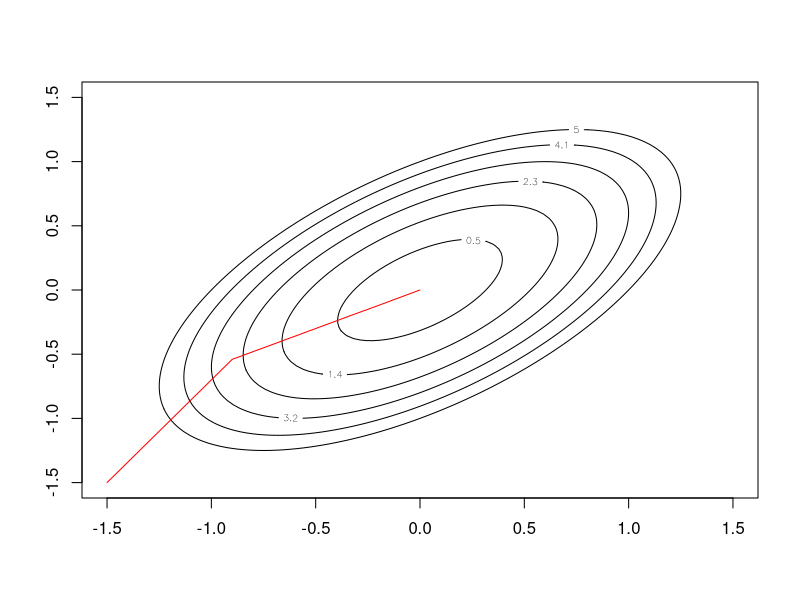
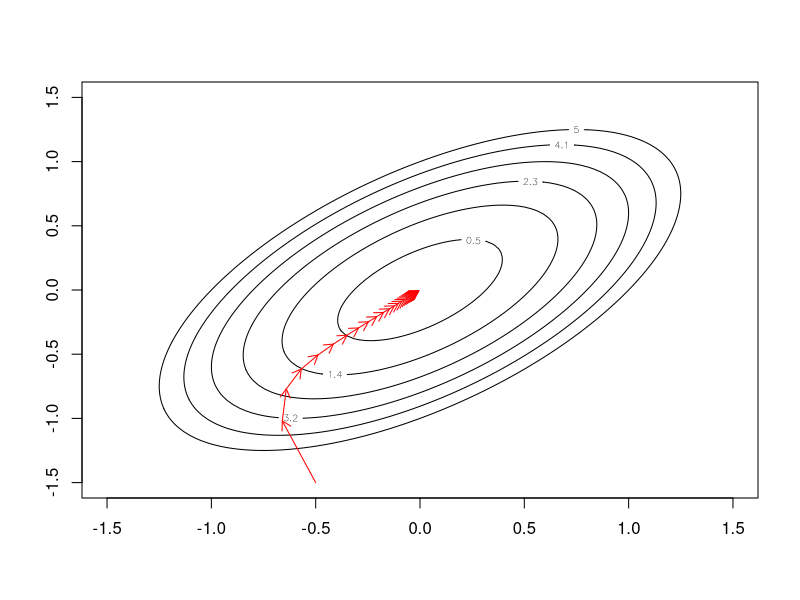
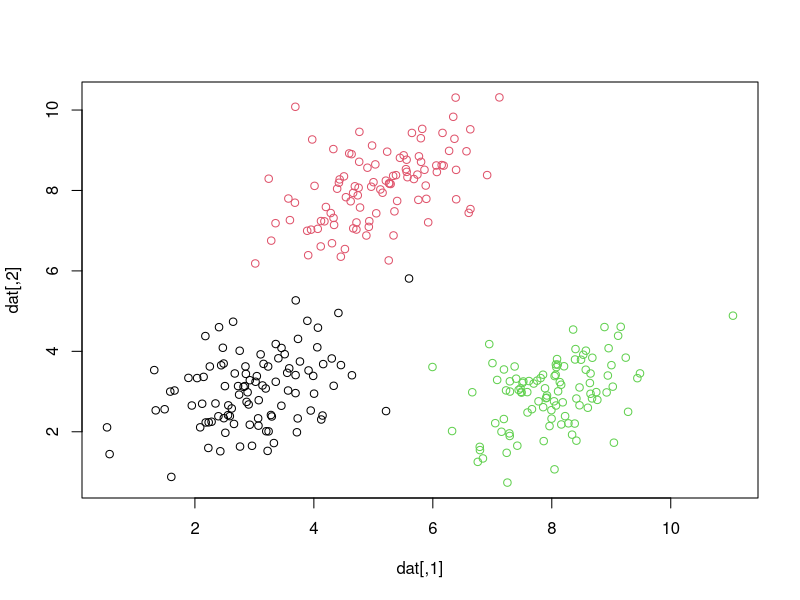
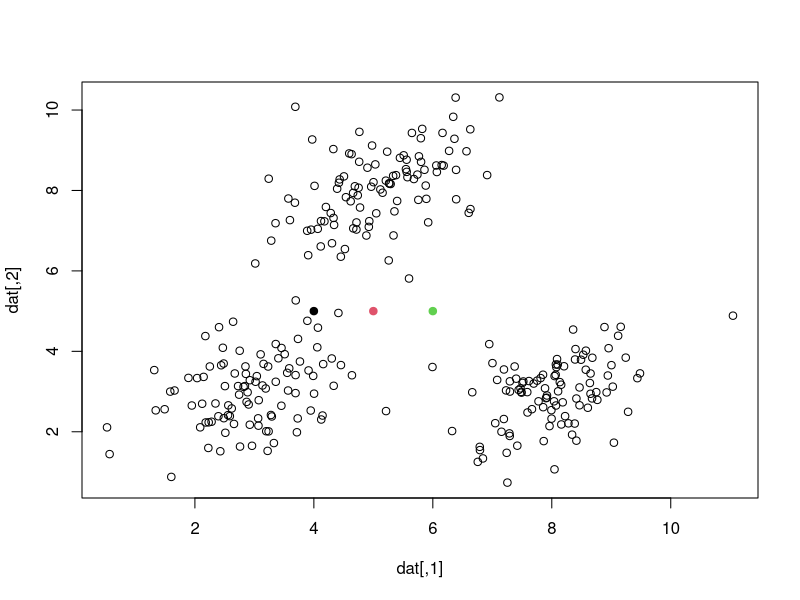
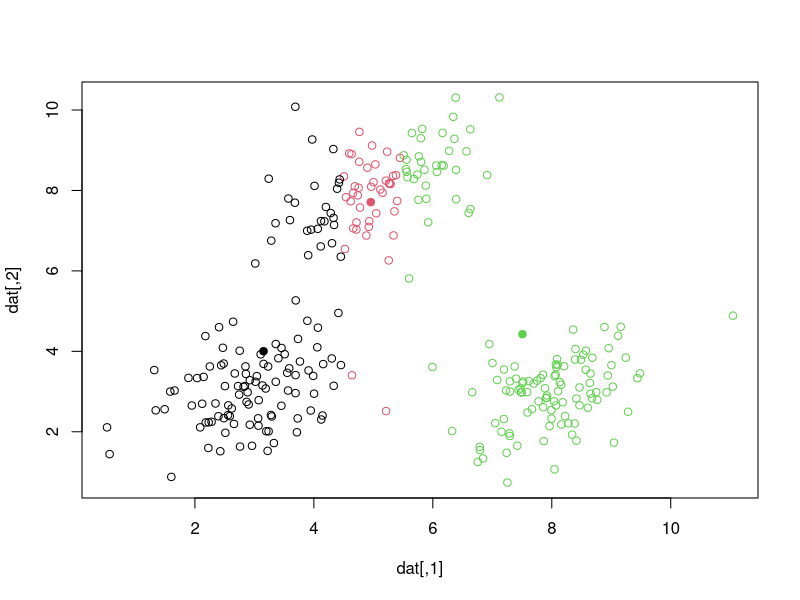
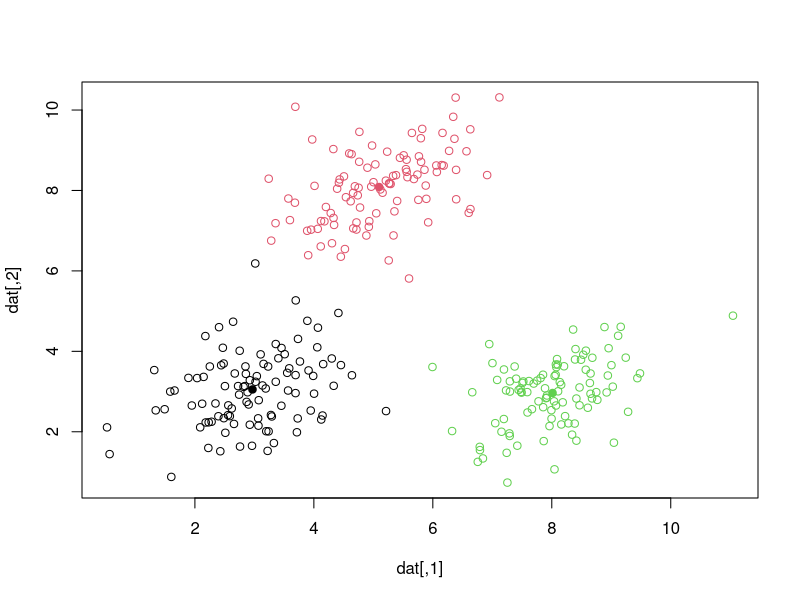
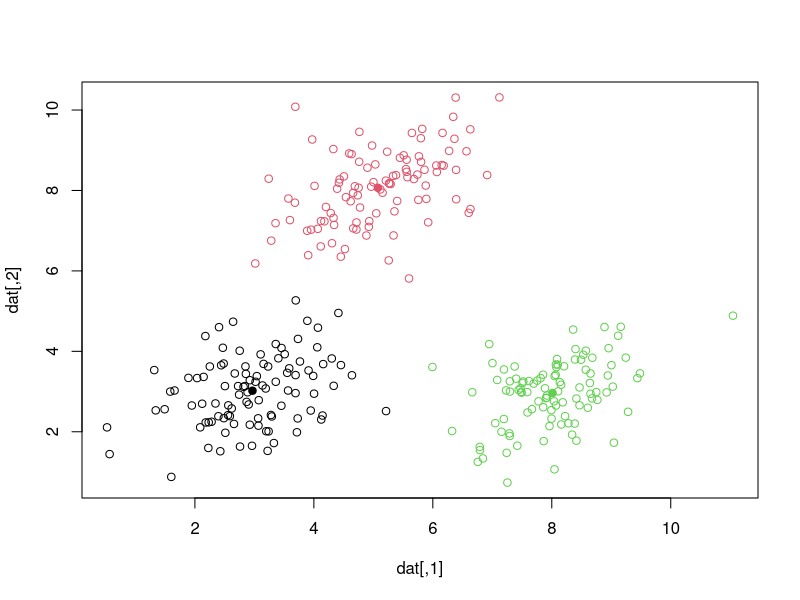
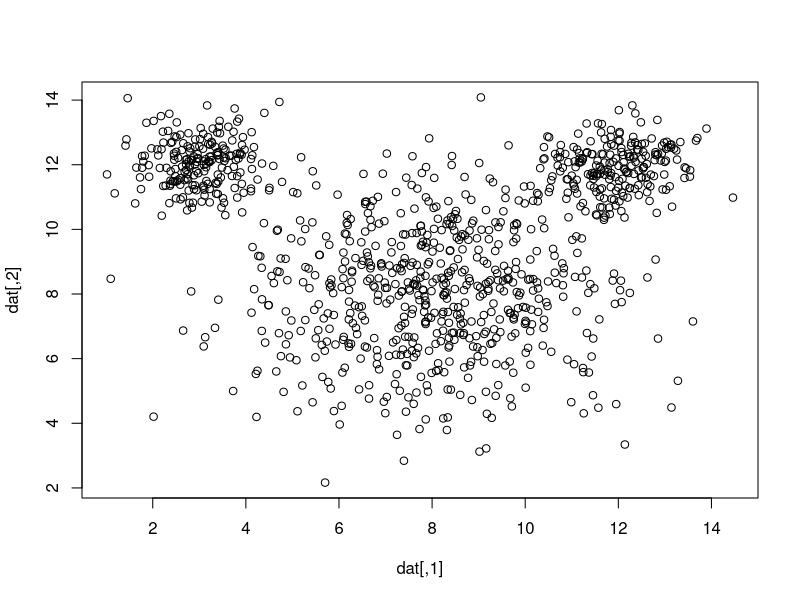

Write the R code that produced these figures, in order.
## ---- chunk 1
##### A modifcation of code provided by Eric Cai
golden = function(f, lower, upper, tolerance = 1e-5)
{
   golden.ratio = 2/(sqrt(5) + 1)

   ## Use the golden ratio to find the initial test points
   x1 <- lower + golden.ratio * (upper - lower)
   x2 <- upper - golden.ratio * (upper - lower)
   
   ## the arrangement of points is:
   ## lower ----- x2 --- x1 ----- upper

   ### Evaluate the function at the test points
   f1 <- f(x1)
   f2 <- f(x2)

   while (abs(upper - lower) > tolerance) {
        if (f2 > f1) {
        # the minimum is to the right of x2
        lower <- x2  # x2 becomes the new lower bound
        x2 <- x1     # x1 becomes the new x2
        f2 <- f1     # f(x1) now becomes f(x2)
        x1 <- lower + golden.ratio * (upper - lower)  
        f1 <- f(x1)  # calculate new x1 and f(x1)
        } else {
        # then the minimum is to the left of x1
        upper <- x1  # x1 becomes the new upper bound
        x1 <- x2     # x2 becomes the new x1
        f1 <- f2
        x2 <- upper - golden.ratio * (upper - lower)
        f2 <- f(x2)  # calculate new x2 and f(x2)
        }
    }
    (lower + upper)/2 # the returned value is the midpoint of the bounds
}
## ---- chunk 2
f <- function(x){ (x - 3)^2 }
golden(f, 0, 10)
## ---- chunk 3
# do not modify this code
g <- function(x,y) { 
    5 * x ^ 2 - 6 * x * y + 5 * y ^ 2
    }
x <- seq(-1.5,1.5, len=100)
y <- seq(-1.5,1.5, len=100)
z <- outer(x,y,g)
## ---- chunk 4
contour(x,y,z, levels = seq(.5,5,by=.9)) # code to plot contour lines
x_i <- -1.5
y_i <- -1.5

# write your code here

### Build coordinate matrix and initialize starting points ###
coord <- matrix(nrow = 16, ncol = 2)
coord[1,1] <- x_i
coord[1,2] <- y_i

########################
# Turns g(x,y) unidimensional
# 
# @param x: Variable to be held constant
# returns: unidimensional function
# NOTE: Does not matter if holding x or y constant
#       since the partial derivatives of g(x,y) are essentially equal
#########################
g1 <- function(x) function(y) g(x,y)

# Perform gradient descent using golden ratio as the minimizing function
for (i in 1:15){
  # Calculate new x and y
  x_n <- golden(g1(x_i),-1.5, 1.5)
  y_n <- golden(g1(x_n),-1.5, 1.5)
  coord[i + 1,1] <- round(x_n, 3)
  coord[i + 1,2] <- round(y_n, 3)
  
  # Check for convergence
  if(abs(x_n - x_i) < 1e-5) break
  x_i <- x_n
  print(c(x_n, y_n))
}
lines(coord, col = "red")
## ---- chunk 5
# do not modify this code
g <- function(x,y) { 
    5 * x ^ 2 - 6 * x * y + 5 * y ^ 2
    }
x <- seq(-1.5,1.5, len=100)
y <- seq(-1.5,1.5, len=100)
z <- outer(x,y,g)
contour(x,y,z, levels = seq(.5,5,by=.9)) # code to plot contour lines
x_i <- -0.5
y_i <- -1.5
alpha = 0.04

## write your code here

#####################
# Calculates partial derivative with respect to x
#
# @param x: x coordinate to be evaluated
# @param y: y coordinate to be evaluated
# returns the gradient with respect to x
#####################
x_grad <- function(x, y, alpha){
  x - alpha * (10 * x - 6 * y)
}

## write your code here

#####################
# Calculates partial derivative with respect to y
#
# @param x: x coordinate to be evaluated
# @param y: y coordinate to be evaluated
# returns the gradient with respect to y
#####################
y_grad <- function(x, y, alpha) {
  y - alpha * (10 * y - 6 * x)
}

# Iterate through gradient descent until convergence
repeat{
  
  # Calculate new x and y
  x_n <- x_grad(x_i, y_i, alpha)
  y_n <- y_grad(x_i, y_i, alpha)
  
  # Check for convergence
  if(abs(x_i - x_n) < 1e-3 && abs(y_i - y_n) < 1e-3) break
  arrows(x_i, y_i, x_n, y_n, col = "red", length = 0.1)
  x_i <- x_n
  y_i <- y_n
}
## ---- chunk 6
# Don't change this code. It will be used to generate the data.
set.seed(2016)
library(mvtnorm)
cv <- matrix(c(.8,.4,.4,.8), ncol=2)
j <- rmvnorm(100, mean = c(3,3), sigma = cv)
k <- rmvnorm(100, mean = c(5,8), sigma = cv)
l <- rmvnorm(100, mean = c(8,3), sigma = cv)
dat <- rbind(j,k,l)
true_groups <- as.factor(c(rep("j",100),rep("k",100),rep("l",100) ))
plot(dat, col=true_groups)
## ---- chunk 7
# do not modify this code
means <- rbind(c(4,5), c(5,5), c(6,5)) # matrix of starting means
groupings = as.factor(rep(1,300))  #initial groupings that you will need to update
plot(dat, col = groupings)  # initial plot
points(means, col = as.factor(1:3), pch = 19) # add dots for the means

# write your code here

################
# Calculates Euclidean distance
#
# @param x_1: point 1 (x,y)
# @param x_2: point 2
# returns: Euclidean distance between two points
################
dis <- function(x_1,x_2){
  x_i <- x_1[1]
  y_i <- x_1[2]
  x_f <- x_2[1]
  y_f <- x_2[2]
  sqrt((x_i - x_f)^2 + (y_i - y_f)^2)
}

# Iterate through K means clustering
repeat{
  distance <- list()

  # Calculate all distances from each point to the 3 means (3 distances per point)
  for (i in 1: 300)
  distance[[i]] <- apply(means, 1, FUN = function(x) (dis(x,dat[i,])))

  minimum_dist <- list()
  
  # Find smallest distance for each point

  minimum_dist<- lapply(distance, FUN = which.min)
  groupings_n <- as.factor(unlist(minimum_dist))
  
  # Check for convergence
  if (sum(as.integer(groupings_n) == as.integer(groupings)) == 300) break
  groupings <- groupings_n
  
  # Calculate new means  
  means <- rbind(c(mean(dat[groupings == 1,1]), mean(dat[groupings == 1,2])),
                c(mean(dat[groupings == 2,1]), mean(dat[groupings == 2,2])),
                c(mean(dat[groupings == 3,1]), mean(dat[groupings == 3,2])))
  plot(dat, col = groupings)
  points(means, col = as.factor(1:3), pch = 19)
}

# Confusion Matrix
table(groupings_n, true_groups) # misclassified one point
## ---- chunk 8
# Don't change this code. It will be used to generate the data.
set.seed(2016)
library(mvtnorm)
cv <- matrix(c(1,.1,.1,1), ncol=2)
j <- rmvnorm(200, mean = c(3,12), sigma = .5*cv)
k <- rmvnorm(600, mean = c(8,8), sigma = 4*cv)
l <- rmvnorm(200, mean = c(12,12), sigma = .5*cv)
dat <- rbind(j,k,l)
true_groups <- as.factor(c(rep("j",200),rep("k",600),rep("l",200) ))
plot(dat)
## ---- chunk 9
# use these initial arbitrary values
N <- dim(dat)[1]  # number of data points
alpha <- c(0.2,0.3,0.5)  # arbitrary starting mixing parameters
mu <- matrix(  # arbitrary means
    c(5,8,
      7,8,
      9,8),
    nrow = 3, byrow=TRUE
)
sig1 <- matrix(c(1,0,0,1), nrow=2)  # three arbitrary covariance matrices
sig2 <- matrix(c(1,0,0,1), nrow=2)
sig3 <- matrix(c(1,0,0,1), nrow=2)

## write your code here
#########################
# EM ALGORITHM          
#########################
# initialize groups variable
grouping = as.factor(rep(1,1000))

# Iterate through EM algorithm
repeat{
  mvd_j <- vector()
  mvd_k <- vector()
  mvd_l <- vector()
  
  # Calculate probablity of data for each component
  for(i in 1:N){
    mvd_j[i] <- dmvnorm(dat[i,], mean = mu[1,], sigma = sig1) * alpha[1]
    mvd_k[i] <- dmvnorm(dat[i,], mean = mu[2,], sigma = sig2) * alpha[2]
    mvd_l[i] <- dmvnorm(dat[i,], mean = mu[3,], sigma = sig3) * alpha[3]
  }
  mvd <- data.frame(mvd_j, mvd_k, mvd_l)
  
  # Calculate sum of probabilities of each component
  total_mvd <- apply(mvd, 1, sum)

  weight1 <- vector()
  weight2 <- vector()
  weight3 <- vector()
  
  # calculate weights for each component
  for(i in 1:N){
    weight1[i] <- mvd_j[i] / total_mvd[i]
    weight2[i] <- mvd_k[i] / total_mvd[i]
    weight3[i] <- mvd_l[i] / total_mvd[i]
  }
  weight <- data.frame(weight1, weight2, weight3)
  
  # Determine new groups for each point
  grouping_n <- apply(weight, 1, FUN = function(x) which.max(x))
  
  # Check for convergence
  if(sum(as.integer(grouping_n) == as.integer(grouping)) == 1000) break
  grouping <- grouping_n
  
  # calculate number of points in each component using probablistic weights
  Nk <- apply(weight, 2, sum)
  
  # Calculate weight over Nk for each component
  constant <- matrix(ncol = 3, nrow = N)
  constant[,1] <- weight[,1] / Nk[1]
  constant[,2] <- weight[,2] / Nk[2]
  constant[,3] <- weight[,3] / Nk[3]

  # Calculate new alpha level
  alpha <- Nk / 1000
  
  # Calculate new means
  mu <- t(constant) %*% (dat)
  
  # Calculate standard deviation and variance covariance matrix for component 1
  sd_j <- t(apply(dat,1, FUN = function(x) x - mu[1,]))
  var_j <- t(apply(sd_j, 1, FUN = function(x) x %*% t(x)))

  # Calculate standard deviation and variance covariance matrix for component 2
  sd_k <- t(apply(dat,1, FUN = function(x) x - mu[2,]))
  var_k <- t(apply(sd_k, 1, FUN = function(x) x %*% t(x)))

  # Calculate standard deviation and variance covariance matrix for component 3
  sd_l <- t(apply(dat,1, FUN = function(x) x - mu[3,]))
  var_l <- t(apply(sd_l, 1, FUN = function(x) x %*% t(x)))

  # Multiply variance covariance matrix by constants to find final sigma for all components
  sig1 <- matrix(t(constant[,1]) %*% var_j, ncol = 2)
  sig2 <- matrix(t(constant[,2]) %*% var_k, ncol = 2)
  sig3 <- matrix(t(constant[,3]) %*% var_l, ncol = 2)
}

# Final Nk
Nk

# Final mu
mu

# Final sigma of component 1
sig1

# Final sigma of component 2
sig2

# Final sigma of component 3
sig3

###########################
# K MEANS ALGORITHM
###########################

# Initialize means and groups
means <- rbind(c(5,8), c(7,8), c(9,8))
groupings = as.factor(rep(1,1000))

# Iterate through K Means algorithm
repeat{
  distance <- list()
  
  # Calculate all distances from each point to the 3 means (3 distances per point)
  for (i in 1: 1000)
  distance[[i]] <- apply(means, 1, FUN = function(x) (dis(x,dat[i,])))
  
  minimum_dist <- list()
  
  # Find smallest distance for each point
  minimum_dist<- lapply(distance, FUN = which.min)
  groupings_n <- as.factor(unlist(minimum_dist))
  
  # Check for convergence
  if (sum(as.integer(groupings_n) == as.integer(groupings)) == 1000) break
    groupings <- groupings_n
  
  # Calculate new means
    means <- rbind(c(mean(dat[groupings == 1,1]), mean(dat[groupings == 1,2])),
                c(mean(dat[groupings == 2,1]), mean(dat[groupings == 2,2])),
                c(mean(dat[groupings == 3,1]), mean(dat[groupings == 3,2])))
}

# True Groupings
plot(dat, col = true_groups, main = "True Groupings", xlab = "X1", ylab = "X2")

# EM Algorithm Groupings
plot(dat, col = grouping, main = "EM Algorithm Groupings", xlab = "X1", ylab = "X2")
points(mu, col = as.factor(1:3), pch = 19)

# K Means Algorithm Groupings
plot(dat, col = groupings, main = "K Means Groupings", xlab = "X1", ylab = "X2")
points(means, col = as.factor(1:3), pch = 19)
